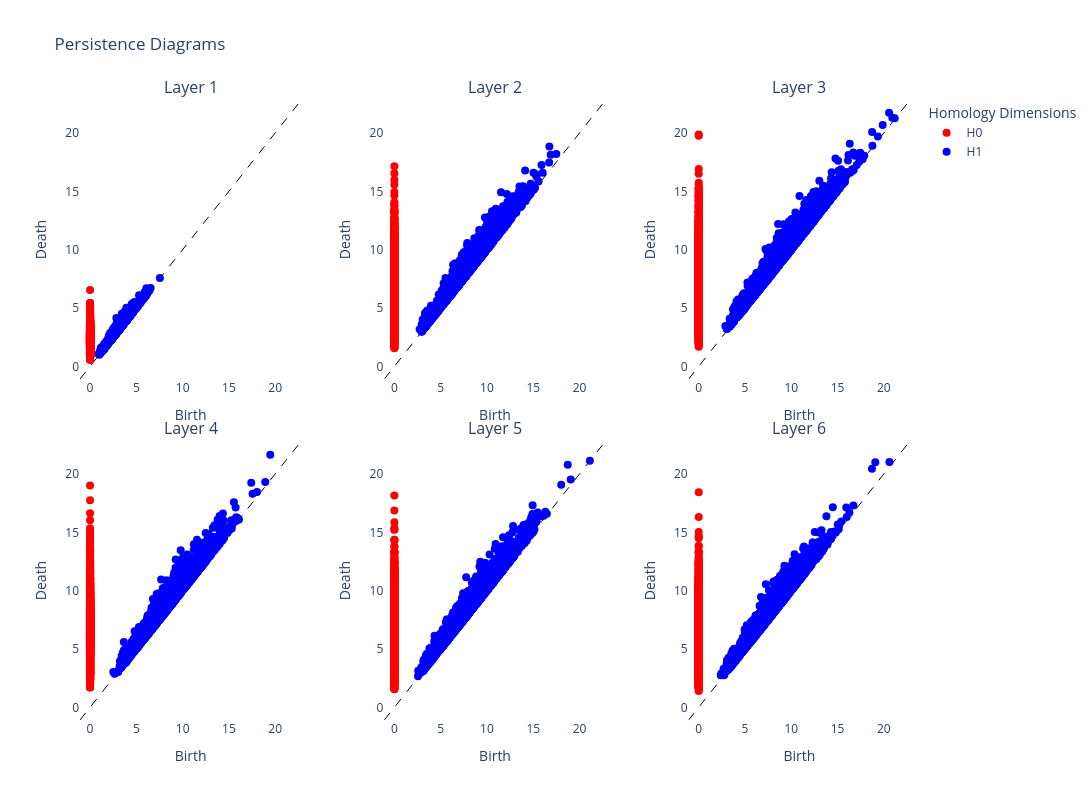

The cell this chart's notebook holds for it:
### Markdown cell above
In the observable space

### Code cell
VR = VietorisRipsPersistence(homology_dimensions=[0, 1], n_jobs=8)
diagrams = VR.fit_transform(observables)
plot_multiple_diagrams(diagrams)

### Figure 1 — Plotly figure (JSON) as saved in the notebook; plotly's stock layout.template omitted (floating-point values rounded to 4 significant figures; data arrays with more than 128 entries replaced by an {"elided": "..."} marker saying what was removed)
{"data": [{"hoverinfo": "none", "line": {"color": "black", "dash": "dash", "width": 1}, "mode": "lines", "showlegend": false, "type": "scatter", "x": [-1.087, 22.82], "xaxis": "x", "y": [-1.087, 22.82], "yaxis": "y"}, {"hovertemplate": "Birth: %{x}<br>Death: %{y}<extra></extra>", "marker": {"color": "red", "size": 8}, "mode": "markers", "name": "H0", "showlegend": true, "type": "scatter", "x": {"elided": "4999 int values"}, "xaxis": "x", "y": {"elided": "4999 float values"}, "yaxis": "y"}, {"hovertemplate": "Birth: %{x}<br>Death: %{y}<extra></extra>", "marker": {"color": "blue", "size": 8}, "mode": "markers", "name": "H1", "showlegend": true, "type": "scatter", "x": {"elided": "4414 float values"}, "xaxis": "x", "y": {"elided": "4414 float values"}, "yaxis": "y"}, {"hoverinfo": "none", "line": {"color": "black", "dash": "dash", "width": 1}, "mode": "lines", "showlegend": false, "type": "scatter", "x": [-1.087, 22.82], "xaxis": "x2", "y": [-1.087, 22.82], "yaxis": "y2"}, {"hovertemplate": "Birth: %{x}<br>Death: %{y}<extra></extra>", "marker": {"color": "red", "size": 8}, "mode": "markers", "name": "H0", "showlegend": false, "type": "scatter", "x": {"elided": "4999 int values"}, "xaxis": "x2", "y": {"elided": "4999 float values"}, "yaxis": "y2"}, {"hovertemplate": "Birth: %{x}<br>Death: %{y}<extra></extra>", "marker": {"color": "blue", "size": 8}, "mode": "markers", "name": "H1", "showlegend": false, "type": "scatter", "x": {"elided": "4567 float values"}, "xaxis": "x2", "y": {"elided": "4567 float values"}, "yaxis": "y2"}, {"hoverinfo": "none", "line": {"color": "black", "dash": "dash", "width": 1}, "mode": "lines", "showlegend": false, "type": "scatter", "x": [-1.087, 22.82], "xaxis": "x3", "y": [-1.087, 22.82], "yaxis": "y3"}, {"hovertemplate": "Birth: %{x}<br>Death: %{y}<extra></extra>", "marker": {"color": "red", "size": 8}, "mode": "markers", "name": "H0", "showlegend": false, "type": "scatter", "x": {"elided": "4999 int values"}, "xaxis": "x3", "y": {"elided": "4999 float values"}, "yaxis": "y3"}, {"hovertemplate": "Birth: %{x}<br>Death: %{y}<extra></extra>", "marker": {"color": "blue", "size": 8}, "mode": "markers", "name": "H1", "showlegend": false, "type": "scatter", "x": {"elided": "4608 float values"}, "xaxis": "x3", "y": {"elided": "4608 float values"}, "yaxis": "y3"}, {"hoverinfo": "none", "line": {"color": "black", "dash": "dash", "width": 1}, "mode": "lines", "showlegend": false, "type": "scatter", "x": [-1.087, 22.82], "xaxis": "x4", "y": [-1.087, 22.82], "yaxis": "y4"}, {"hovertemplate": "Birth: %{x}<br>Death: %{y}<extra></extra>", "marker": {"color": "red", "size": 8}, "mode": "markers", "name": "H0", "showlegend": false, "type": "scatter", "x": {"elided": "4999 int values"}, "xaxis": "x4", "y": {"elided": "4999 float values"}, "yaxis": "y4"}, {"hovertemplate": "Birth: %{x}<br>Death: %{y}<extra></extra>", "marker": {"color": "blue", "size": 8}, "mode": "markers", "name": "H1", "showlegend": false, "type": "scatter", "x": {"elided": "4464 float values"}, "xaxis": "x4", "y": {"elided": "4464 float values"}, "yaxis": "y4"}, {"hoverinfo": "none", "line": {"color": "black", "dash": "dash", "width": 1}, "mode": "lines", "showlegend": false, "type": "scatter", "x": [-1.087, 22.82], "xaxis": "x5", "y": [-1.087, 22.82], "yaxis": "y5"}, {"hovertemplate": "Birth: %{x}<br>Death: %{y}<extra></extra>", "marker": {"color": "red", "size": 8}, "mode": "markers", "name": "H0", "showlegend": false, "type": "scatter", "x": {"elided": "4999 int values"}, "xaxis": "x5", "y": {"elided": "4999 float values"}, "yaxis": "y5"}, {"hovertemplate": "Birth: %{x}<br>Death: %{y}<extra></extra>", "marker": {"color": "blue", "size": 8}, "mode": "markers", "name": "H1", "showlegend": false, "type": "scatter", "x": {"elided": "4483 float values"}, "xaxis": "x5", "y": {"elided": "4483 float values"}, "yaxis": "y5"}, {"hoverinfo": "none", "line": {"color": "black", "dash": "dash", "width": 1}, "mode": "lines", "showlegend": false, "type": "scatter", "x": [-1.087, 22.82], "xaxis": "x6", "y": [-1.087, 22.82], "yaxis": "y6"}, {"hovertemplate": "Birth: %{x}<br>Death: %{y}<extra></extra>", "marker": {"color": "red", "size": 8}, "mode": "markers", "name": "H0", "showlegend": false, "type": "scatter", "x": {"elided": "4999 int values"}, "xaxis": "x6", "y": {"elided": "4999 float values"}, "yaxis": "y6"}, {"hovertemplate": "Birth: %{x}<br>Death: %{y}<extra></extra>", "marker": {"color": "blue", "size": 8}, "mode": "markers", "name": "H1", "showlegend": false, "type": "scatter", "x": {"elided": "4516 float values"}, "xaxis": "x6", "y": {"elided": "4516 float values"}, "yaxis": "y6"}], "layout": {"annotations": [{"font": {"size": 16}, "showarrow": false, "text": "Layer 1", "x": 0.1333, "xanchor": "center", "xref": "paper", "y": 1, "yanchor": "bottom", "yref": "paper"}, {"font": {"size": 16}, "showarrow": false, "text": "Layer 2", "x": 0.5, "xanchor": "center", "xref": "paper", "y": 1, "yanchor": "bottom", "yref": "paper"}, {"font": {"size": 16}, "showarrow": false, "text": "Layer 3", "x": 0.8667, "xanchor": "center", "xref": "paper", "y": 1, "yanchor": "bottom", "yref": "paper"}, {"font": {"size": 16}, "showarrow": false, "text": "Layer 4", "x": 0.1333, "xanchor": "center", "xref": "paper", "y": 0.45, "yanchor": "bottom", "yref": "paper"}, {"font": {"size": 16}, "showarrow": false, "text": "Layer 5", "x": 0.5, "xanchor": "center", "xref": "paper", "y": 0.45, "yanchor": "bottom", "yref": "paper"}, {"font": {"size": 16}, "showarrow": false, "text": "Layer 6", "x": 0.8667, "xanchor": "center", "xref": "paper", "y": 0.45, "yanchor": "bottom", "yref": "paper"}], "height": 800, "legend": {"title": {"text": "Homology Dimensions"}}, "plot_bgcolor": "white", "title": {"text": "Persistence Diagrams"}, "width": 1350, "xaxis": {"anchor": "y", "domain": [0, 0.2667], "range": [-1.087, 22.82], "showgrid": true, "title": {"text": "Birth"}}, "xaxis2": {"anchor": "y2", "domain": [0.3667, 0.6333], "range": [-1.087, 22.82], "showgrid": true, "title": {"text": "Birth"}}, "xaxis3": {"anchor": "y3", "domain": [0.7333, 1], "range": [-1.087, 22.82], "showgrid": true, "title": {"text": "Birth"}}, "xaxis4": {"anchor": "y4", "domain": [0, 0.2667], "range": [-1.087, 22.82], "showgrid": true, "title": {"text": "Birth"}}, "xaxis5": {"anchor": "y5", "domain": [0.3667, 0.6333], "range": [-1.087, 22.82], "showgrid": true, "title": {"text": "Birth"}}, "xaxis6": {"anchor": "y6", "domain": [0.7333, 1], "range": [-1.087, 22.82], "showgrid": true, "title": {"text": "Birth"}}, "yaxis": {"anchor": "x", "domain": [0.55, 1], "range": [-1.087, 22.82], "showgrid": true, "title": {"text": "Death"}}, "yaxis2": {"anchor": "x2", "domain": [0.55, 1], "range": [-1.087, 22.82], "showgrid": true, "title": {"text": "Death"}}, "yaxis3": {"anchor": "x3", "domain": [0.55, 1], "range": [-1.087, 22.82], "showgrid": true, "title": {"text": "Death"}}, "yaxis4": {"anchor": "x4", "domain": [0, 0.45], "range": [-1.087, 22.82], "showgrid": true, "title": {"text": "Death"}}, "yaxis5": {"anchor": "x5", "domain": [0, 0.45], "range": [-1.087, 22.82], "showgrid": true, "title": {"text": "Death"}}, "yaxis6": {"anchor": "x6", "domain": [0, 0.45], "range": [-1.087, 22.82], "showgrid": true, "title": {"text": "Death"}}}}
